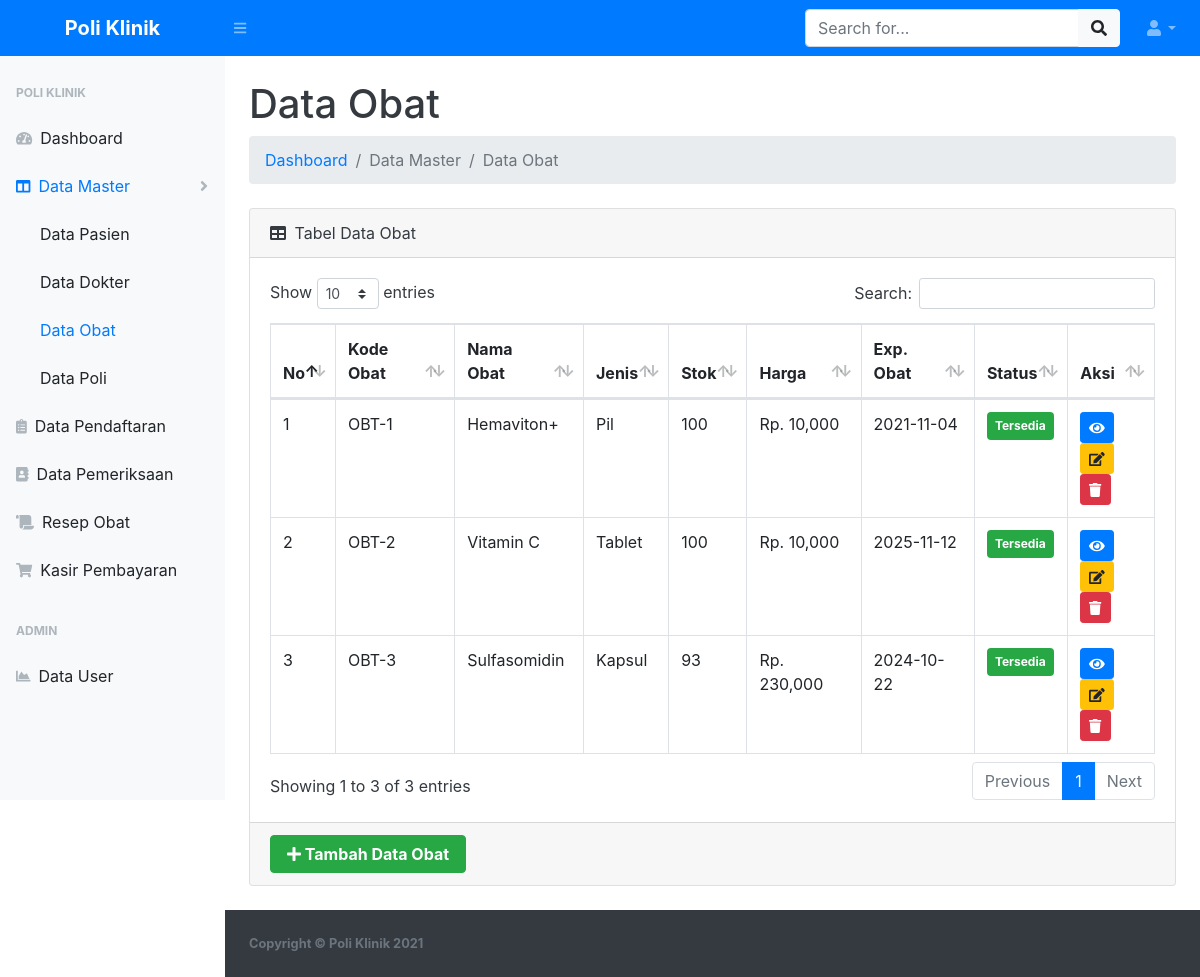
Page /data-master/data-obat/obat.php (signed in) on the committed database.
### tables this page shows
CREATE TABLE `tb_obat` (
  `id_obat` int NOT NULL,
  `kd_obat` varchar(10) NOT NULL,
  `nm_obat` varchar(30) NOT NULL,
  `jenis_obat` varchar(25) NOT NULL,
  `stok` int NOT NULL,
  `harga_obat` int NOT NULL,
  `exp_obat` date NOT NULL
);

### data-master/data-obat/obat.php (the view, shortened to what this page needs)
<?php
include '../../koneksi.php';
?>
<!DOCTYPE html>
<html lang="en">
<head>
    <link href="../../assets/css/styles.css" rel="stylesheet" />
    <link href="../../assets/css/dataTables.bootstrap4.min.css" rel="stylesheet" />
</head>
<body class="sb-nav-fixed">
    <nav class="sb-topnav navbar navbar-expand navbar-dark bg-primary">
        <a class="navbar-brand font-weight-bold text-center" href="../../index.php">Poli Klinik</a>
        <button class="btn btn-link btn-sm order-1 order-lg-0" id="sidebarToggle" href="#"><i class="fas fa-bars"></i></button>
        <form class="d-none d-md-inline-block form-inline ml-auto mr-0 mr-md-3 my-2 my-md-0">
            <div class="input-group">
                <input class="form-control" type="text" placeholder="Search for..." aria-label="Search" aria-describedby="basic-addon2" />
                <div class="input-group-append">
                    <button class="btn btn-light" type="button"><i class="fas fa-search"></i></button>
                </div>
            </div>
        </form>
        <ul class="navbar-nav ml-auto ml-md-0">
            <li class="nav-item dropdown">
                <a class="nav-link dropdown-toggle" id="userDropdown" href="#" role="button" data-toggle="dropdown" aria-haspopup="true" aria-expanded="false"><i class="fas fa-user fa-fw"></i></a>
            </li>
        </ul>
    </nav>
    <div id="layoutSidenav">
        <div id="layoutSidenav_nav">
            <nav class="sb-sidenav accordion sb-sidenav-light" id="sidenavAccordion">
                <div class="sb-sidenav-menu">
                    <div class="nav">
                        <div class="sb-sidenav-menu-heading">Poli Klinik</div>
                        <a class="nav-link" href="../../index.php">
                            <div class="sb-nav-link-icon"><i class="fas fa-tachometer-alt"></i></div>
                            Dashboard
                        </a>
                        <?php if ($_SESSION["jabatan"] == 'admin') : ?>
                            <a class="nav-link collapsed active" href="#" data-toggle="collapse" data-target="#data-master" aria-expanded="false" aria-controls="data-master">
                                <div class="sb-nav-link-icon"><i class="fas fa-columns"></i></div>
                                Data Master
                                <div class="sb-sidenav-collapse-arrow"><i class="fas fa-angle-down"></i></div>
                            </a>
                            <div class="collapse show" id="data-master" aria-labelledby="headingOne" data-parent="#sidenavAccordion">
                                <nav class="sb-sidenav-menu-nested nav">
                                    <a class="nav-link" href="../data-pasien/pasien.php">Data Pasien</a>
                                    <a class="nav-link" href="../data-dokter/dokter.php">Data Dokter</a>
                                    <a class="nav-link active" href="obat.php">Data Obat</a>
                                    <a class="nav-link" href="../data-poli/poli.php">Data Poli</a>
                                </nav>
                            </div>
                            <a class="nav-link" href="../../data-pendaftaran/pendaftaran.php">
                                <div class="sb-nav-link-icon"><i class="fas fa-clipboard-list"></i></div>
                                Data Pendaftaran
                            </a>
                            <a class="nav-link" href="../../data-pemeriksaan/pemeriksaan.php">
                                <div class="sb-nav-link-icon"><i class="fas fa-address-book"></i></div>
                                Data Pemeriksaan
                            </a>
                            <a class="nav-link" href="../../data-resep/resep.php">
                                <div class="sb-nav-link-icon"><i class="fas fa-scroll"></i></div>
                                Resep Obat
                            </a>
                            <a class="nav-link" href="../../data-pembayaran/pembayaran.php">
                                <div class="sb-nav-link-icon"><i class="fas fa-shopping-cart"></i></div>
                                Kasir Pembayaran
                            </a>
                            <div class="sb-sidenav-menu-heading">Admin</div>
                            <a class="nav-link" href="../../user.php">
                                <div class="sb-nav-link-icon"><i class="fas fa-chart-area"></i></div>
                                Data User
                            </a>
                        <?php endif; ?>
                    </div>
                </div>
            </nav>
        </div>
        <div id="layoutSidenav_content" class="bg-white text-dark">
            <main>
                <div class="container-fluid">
                    <h1 class="mt-4">Data Obat</h1>
                    <ol class="breadcrumb mb-4">
                        <li class="breadcrumb-item"><a href="../../index.php" class="text-decoration-none">Dashboard</a></li>
                        <li class="breadcrumb-item active">Data Master</li>
                        <li class="breadcrumb-item active">Data Obat</li>
                    </ol>
                    <div class="card mb-4">
                        <div class="card-header">
                            <i class="fas fa-table mr-1"></i>
                            Tabel Data Obat
                        </div>
                        <div class="card-body">
                            <div class="table-responsive">
                                <table class="table table-bordered" id="dataTable" width="100%" cellspacing="0">
                                    <thead>
                                        <tr>
                                            <th>No</th>
                                            <th>Kode Obat</th>
                                            <th>Nama Obat</th>
                                            <th>Jenis</th>
                                            <th>Stok</th>
                                            <th>Harga</th>
                                            <th>Exp. Obat</th>
                                            <th>Status</th>
                                            <th>Aksi</th>
                                        </tr>
                                    </thead>
                                    <tbody>
                                        <?php $nomor = 1; ?>
                                        <?php $ambil = $koneksi->query("SELECT * FROM tb_obat"); ?>
                                        <?php while ($pecah = $ambil->fetch_assoc()) { ?>
                                            <tr>
                                                <td><?php echo $nomor; ?></td>
                                                <td><?php echo $pecah['kd_obat']; ?></td>
                                                <td><?php echo $pecah['nm_obat']; ?></td>
                                                <td><?php echo $pecah['jenis_obat']; ?></td>
                                                <td><?php echo $pecah['stok']; ?></td>
                                                <td>Rp. <?php echo number_format($pecah['harga_obat']); ?></td>
                                                <td><?php echo $pecah['exp_obat']; ?></td>
                                                <td>
                                                    <?php if ($pecah['stok'] <= 0) { ?>
                                                        <span class="badge badge-danger p-2">Kosong</span>
                                                    <?php } else { ?>
                                                        <span class="badge badge-success p-2">Tersedia</span>
                                                    <?php } ?>
                                                </td>
                                                <td>
                                                    <a href="obat_view.php?&id_obat=<?php echo $pecah['id_obat']; ?>" class="btn-primary btn-sm btn">
                                                        <i class="fas fa-eye"></i></i>
                                                    </a>
                                                    <a href="obat_ubah.php?&id_obat=<?php echo $pecah['id_obat']; ?>" class="btn-warning btn-sm btn">
                                                        <i class="fas fa-edit"></i>
                                                    </a>
                                                    <a href="obat_hapus.php?&id_obat=<?php echo $pecah['id_obat']; ?>" class="btn-danger btn-sm btn">
                                                        <i class="fas fa-trash"></i>
                                                    </a>
                                                </td>
                                            </tr>
                                            <?php $nomor++; ?>
                                        <?php } ?>
                                    </tbody>
                                </table>
                            </div>
                        </div>
                        <div class="card-footer">
                            <a href="obat_tambah.php" class="btn-success btn px-3 font-weight-bold"><i class="fas fa-plus"></i> Tambah Data Obat</a>
                        </div>
                    </div>
                </div>
            </main>
            <footer class="py-4 bg-dark mt-auto">
                <div class="container-fluid">
                    <div class="d-flex align-items-center justify-content-between small">
                        <div class="text-muted font-weight-bold">Copyright &copy; Poli Klinik 2021</div>
                    </div>
                </div>
            </footer>
        </div>
    </div>
</body>
</html>

### rows in the picture
tb_obat: kd_obat "OBT-1", nm_obat "Hemaviton+", jenis_obat "Pil", stok "100", harga_obat "10,000", exp_obat "2021-11-04", shows "Tersedia"
tb_obat: kd_obat "OBT-2", nm_obat "Vitamin C", jenis_obat "Tablet", stok "100", harga_obat "10,000", exp_obat "2025-11-12", shows "Tersedia"
tb_obat: kd_obat "OBT-3", nm_obat "Sulfasomidin", jenis_obat "Kapsul", stok "93", harga_obat "230,000", exp_obat "2024-10-22", shows "Tersedia"
